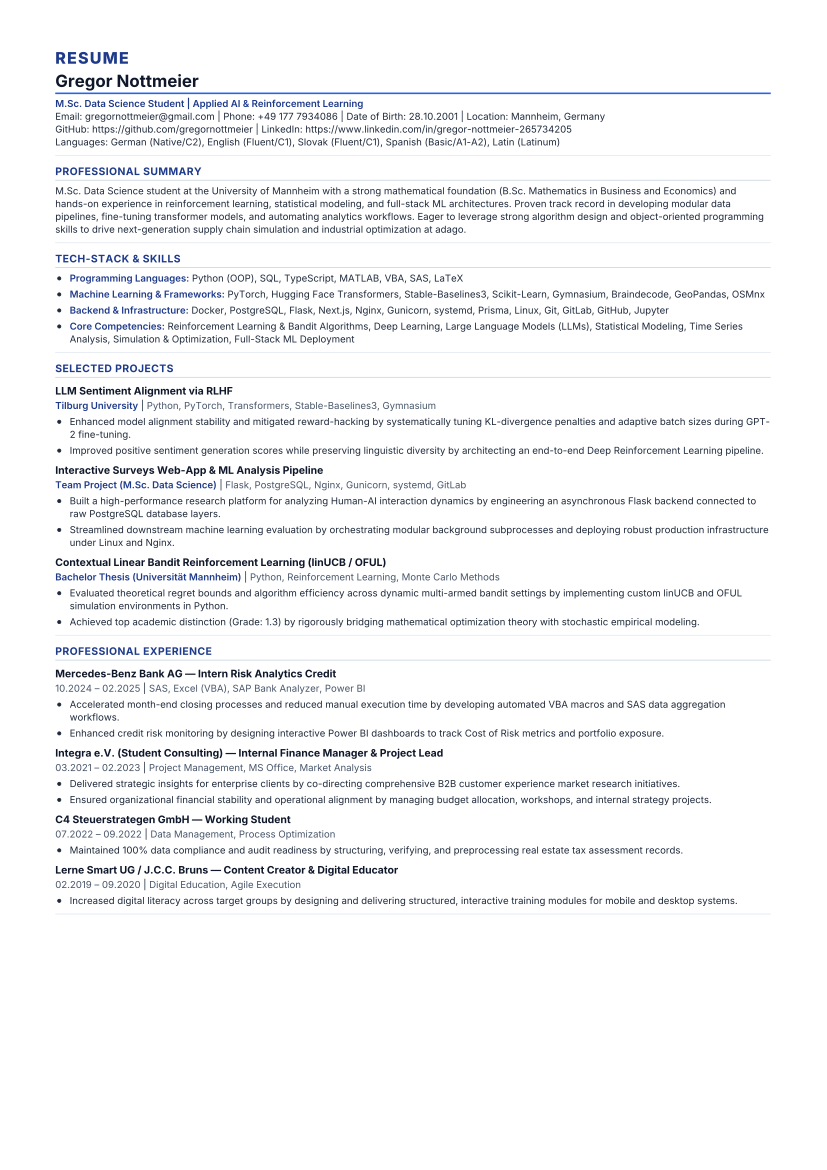

Source code (Python):
import pdfkit, fitz, os, re, markdown

with open('/home/gregor/my_projects/cv_automation_pipeline/output/ready_to_send/adago_GmbH_Intern___Working_Student/CV_GregorNottmeier.md', 'r', encoding='utf-8') as f:
    md_text = f.read()

# Current logic in 02_pipeline_manager.py but with 15pt kicker
m_text = re.sub(r'^(?![\-\*]\s)(.+)\n([\-\*]\s)', r'\1\n\n\2', md_text, flags=re.MULTILINE)
raw_html = markdown.markdown(m_text.strip(), extensions=['tables', 'fenced_code', 'attr_list'])

raw_html = re.sub(
    r'<h1>\s*(?:LEBENSLAUF\s*/\s*RESUME|RESUME\s*/\s*LEBENSLAUF|LEBENSLAUF\s*/\s*CV|RESUME\s*/\s*CV|LEBENSLAUF|RESUME|CV)\s*</h1>',
    '<div class="doc-kicker">RESUME</div>',
    raw_html,
    flags=re.IGNORECASE,
    count=1
)
raw_html = re.sub(
    r'<h1>\s*(?:LEBENSLAUF\s*/\s*RESUME|RESUME\s*/\s*LEBENSLAUF|LEBENSLAUF\s*/\s*CV|RESUME\s*/\s*CV|LEBENSLAUF|RESUME|CV)\s*</h1>',
    '',
    raw_html,
    flags=re.IGNORECASE
)

parts = re.split(r'(?=<hr\s*/?>|<h2>)', raw_html)
wrapped_parts = []
for part in parts:
    if not part.strip(): continue
    if re.search(r'<h2>', part, re.IGNORECASE):
        wrapped_parts.append(f'<div class="cv-section">{part}</div>')
    else:
        wrapped_parts.append(part)
content_html = f'<div class="section-lebenslauf">{"".join(wrapped_parts)}</div>'

html = f"""<!DOCTYPE html>
<html>
<head>
<meta charset="utf-8">
<style>
@import url('https://fonts.googleapis.com/css2?family=Inter:wght@300;400;500;600;700;800&display=swap');
* {{ box-sizing: border-box; }}
body {{
    font-family: 'Inter', -apple-system, BlinkMacSystemFont, sans-serif;
    font-size: 8.8pt;
    line-height: 1.36;
    color: #1e293b;
    margin: 0; padding: 0;
}}
.doc-kicker {{
    font-size: 15pt;
    font-weight: 800;
    color: #1e3a8a;
    text-transform: uppercase;
    letter-spacing: 1.5px;
    margin-top: 0;
    margin-bottom: 2px;
}}
.section-lebenslauf {{ font-size: 8.8pt; line-height: 1.36; }}
.section-lebenslauf h2 {{
    font-size: 10pt; font-weight: 700; color: #1e3a8a;
    text-transform: uppercase; letter-spacing: 0.5px;
    margin-top: 11px; margin-bottom: 5px; padding-bottom: 2px;
    border-bottom: 1.5px solid #cbd5e1;
}}
.section-lebenslauf h3 {{ font-size: 9.5pt; font-weight: 700; color: #0f172a; margin-top: 8px; margin-bottom: 2px; }}
.section-lebenslauf p {{ margin-top: 0; margin-bottom: 4px; }}
.section-lebenslauf strong, .section-lebenslauf p strong, .section-lebenslauf li strong {{ color: #1e3a8a !important; font-weight: 600; }}
.section-lebenslauf p em {{ color: #475569; font-style: normal; }}
h1 {{ font-size: 16pt; font-weight: 700; color: #0f172a; margin-top: 2px; margin-bottom: 4px; border-bottom: 2px solid #2563eb; }}
ul {{ margin-top: 4px; margin-bottom: 8px; padding-left: 18px; list-style-type: disc; }}
li {{ margin-bottom: 4px; line-height: 1.38; color: #1e293b; display: list-item; }}
hr {{ border: none; border-top: 1px solid #e2e8f0; margin: 8px 0; }}

.cv-section {{
    page-break-inside: avoid !important;
    break-inside: avoid !important;
}}
.cv-section h2, .cv-section h3 {{
    page-break-after: avoid !important;
    break-after: avoid !important;
}}
.section-lebenslauf h2, .section-lebenslauf h3 {{
    page-break-after: avoid !important;
    break-after: avoid !important;
}}
</style>
</head>
<body>
{content_html}
</body>
</html>"""

pdf_path = '/home/gregor/my_projects/cv_automation_pipeline/scratch/test_15pt_full.pdf'
options = {
    'page-size': 'A4', 'margin-top': '12mm', 'margin-bottom': '12mm',
    'margin-left': '14mm', 'margin-right': '14mm', 'encoding': 'UTF-8',
    'no-outline': None, 'enable-local-file-access': None,
    'print-media-type': None, 'javascript-delay': 400
}
pdfkit.from_string(html, pdf_path, options=options)
doc = fitz.open(pdf_path)
print(f"Total pages with 15pt: {len(doc)}")
doc[0].get_pixmap(dpi=150).save('/mnt/c/Users/grego/.gemini/antigravity-ide/brain/78cef00f-edbc-4f72-aa72-abfbbfb2d8a5/test_15pt_p1.png')
doc[1].get_pixmap(dpi=150).save('/mnt/c/Users/grego/.gemini/antigravity-ide/brain/78cef00f-edbc-4f72-aa72-abfbbfb2d8a5/test_15pt_p2.png')
print("Saved test_15pt_p1.png and test_15pt_p2.png")
